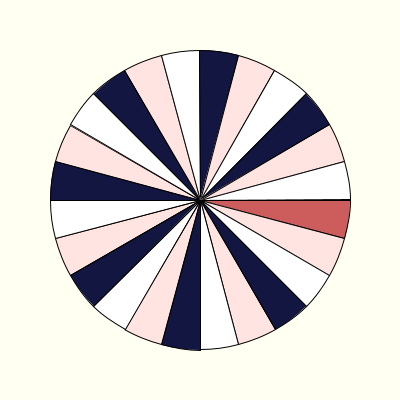
Frame 1 (no input)
Frame 60 (the mouse pressed at the canvas centre just before this capture): identical to frame 1, image omitted
Frame 120 (the mouse held since frame 60 and released just before this capture): identical to frame 1, image omitted

The Processing sketch that drew this single still picture (run headless with seeded random() and noise(); from frame 60 on, the mouse is pressed at the canvas centre):

// Processing sketch: week16_9_lucky_big_wheel
// ── week16_9_lucky_big_wheel.pde
void setup(){
  size(400,400);
}
void draw(){
  background(#FFFFF2);
  for(int i=0; i<24; i++){
    if(i==0) fill(#CD5C5C);
    else if(i%3==0) fill(#121640);
    else if(i%3==1) fill(#FFE4E1);
    else fill(255,255,255);
    float a = radians(360/24);
    arc(200, 200, 300, 300, a*i+dx, a*i+a+dx, PIE);
  }
  dx -= v;
  v = v * 0.95;
}
float oldX=0, dx=0, v=0;
void mousePressed(){
  oldX = mouseX;
}
void mouseDragged(){
  dx = radians(mouseX - oldX);
}
void mouseReleased(){
  v = radians(mouseX - oldX);
}
